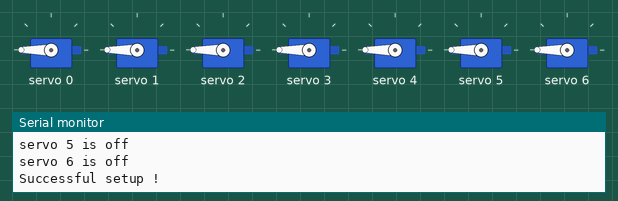
A sketch run on a simulated Arduino Uno, built with avr-gcc and run on an emulated ATmega328P. On the bench: 7 × servo, the last lines printed to the serial monitor.

Above: at 0.05 s.
At 2.25 s:
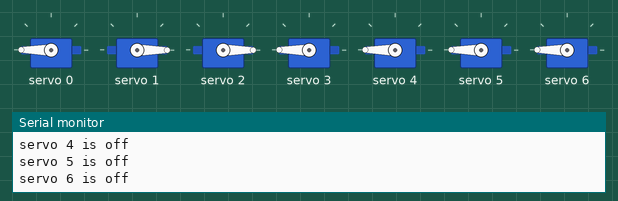
At 4.5 s:
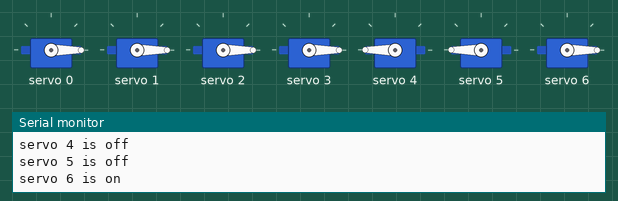
At 9.0 s:
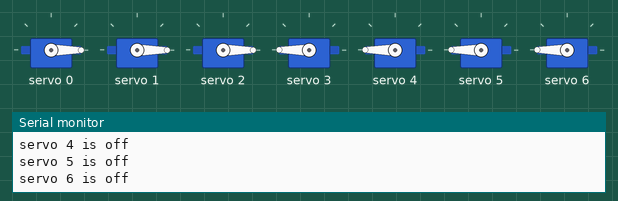
At 13.5 s:
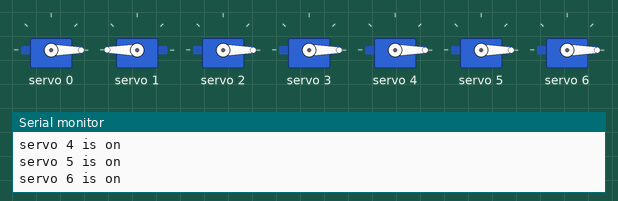
At 18.0 s:
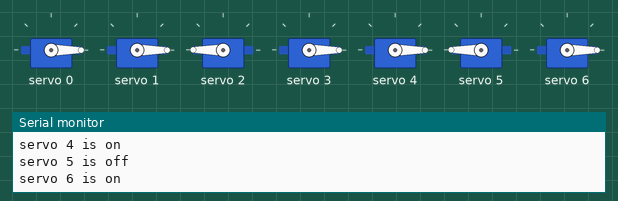
Timing chart, 0 to 20.7 s (numbered marks = the images above):
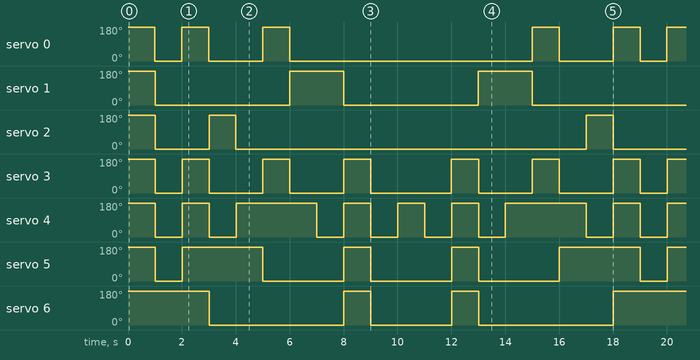

Measured:
- by itself, servo 0: repeats every 18.0 s: 180° 1.0 s, 0° 2.0 s, 180° 1.0 s, 0° 9.0 s, 180° 1.0 s, 0° 2.0 s, 180° 1.0 s, 0° 1.0 s
- by itself, servo 1: 180° → 0° at 1.0 s, → 180° 5.0 s later, → 0° 2.0 s later, → 180° 5.0 s later, … (9 changes in this stretch)
- by itself, servo 2: repeats every 18.0 s: 180° 1.0 s, 0° 13.0 s, 180° 1.0 s, 0° 3.0 s
- by itself, servo 3: repeats every 18.0 s: 2 × (180° 1.0 s, 0° 2.0 s), 180° 1.0 s, 0° 3.0 s, 2 × (180° 1.0 s, 0° 2.0 s), 180° 1.0 s, 0° 1.0 s
- by itself, servo 5: repeats every 18.0 s: 180° 3.0 s, 2 × (0° 3.0 s, 180° 1.0 s), 0° 3.0 s, 180° 3.0 s, 0° 1.0 s
- by itself, servo 6: 180° → 0° at 3.0 s, → 180° 5.0 s later, → 0° 1.0 s later, → 180° 3.0 s later, … (13 changes in this stretch)
- by itself, servo 4: repeats every 18.0 s: 180° 1.0 s, 0° 1.0 s, 180° 3.0 s, 3 × (0° 1.0 s, 180° 1.0 s), 0° 1.0 s, 180° 3.0 s, 0° 1.0 s, 180° 1.0 s, 0° 1.0 s

The sketch:

servo_displayer.ino
```cpp
/*
** PROJECT: TEST 3 - AFFICHEUR 7 SEGMENTS
** TEAM: EPIBOT
*/

/* ========= REQUIRED LIBRAIRIES ============== */
#include <Wire.h>                     // Enables I2C communication
#include <Adafruit_PWMServoDriver.h>  // Control the PCA-9685

// create a PWM controller for the PCA-9685
Adafruit_PWMServoDriver pwm = Adafruit_PWMServoDriver();

#define pulseMin 125 // 0 degree pulse
#define pulseMax 625 // 180 degrees pulse

#define numberOfServos 7

unsigned long previousMillis = 0;
const long interval = 1000; // Interval of 1 second

// boolean-array for active/non-active states of the servos
// when displaying each digit
const bool digitPositions[10][7] =
{
  {1, 1, 1, 1, 1, 1, 0}, // digit 0
  {0, 1, 1, 0, 0, 0, 0}, // digit 1
  {1, 1, 0, 1, 1, 0, 1}, // digit 2
  {1, 1, 1, 1, 0, 0, 1}, // digit 3
  {0, 1, 1, 0, 0, 1, 1}, // digit 4
  {1, 0, 1, 1, 0, 1, 1}, // digit 5
  {1, 0, 1, 1, 1, 1, 1}, // digit 6
  {1, 1, 1, 0, 0, 0, 0}, // digit 7
  {1, 1, 1, 1, 1, 1, 1}, // digit 8
  {1, 1, 1, 1, 0, 1, 1}, // digit 9
};

#define UP 90 // segment up position angle (active state)
#define FLAT 180 // segment flat position angle (non-active state)

// variable to track current digit
unsigned int currentDigit = 0;

void setup()
{
  Serial.begin(115200); // Start the serial monitor at 115200 bauds
  pwm.begin(); // Start the PWM controller
  pwm.setPWMFreq(60); // Set servo frequency at 60 Hz
  // put all servo in non-active mode at the start
  const bool startPos[7] = {0, 0, 0, 0, 0, 0, 0};
  displayDigit(startPos);
  Serial.println("Successful setup !"); // for debugging purposes
}

void loop()
{
  unsigned long currentMillis = millis(); // Get elapsed time
  // control digit order: if false, go from 0 to 9, else, go from 9 to 0
  static bool rewind = false; // display

  // ensure the time interval is respected...
  // action is done every interval seconds
  if (currentMillis - previousMillis >= interval)
  {
    previousMillis = currentMillis; // Save current time
    // print to the serial monitor for debugging
    Serial.print("==="); Serial.print(currentDigit); Serial.println("===");
    // display the current digit
    displayDigit(digitPositions[currentDigit]);

    if (currentDigit >= 9)
      rewind = true; // start counting backwards
    if (!rewind)
      currentDigit++;
    if (rewind && currentDigit > 0)
      currentDigit--;
    if (rewind && !currentDigit)
      rewind = false; // start counting from zero again
  }
}

void displayDigit(const bool array[7])
{
  for (int i = 0; i < numberOfServos; i++)
  {
    if (array[i])
    {
      // print the serial monitor for debugging
      Serial.print("servo "); Serial.print(i); Serial.println(" is on");
      moveServo(i, UP); // move segment up
    }
    else
    {
      // print the serial monitor for debugging
      Serial.print("servo "); Serial.print(i); Serial.println(" is off");
      moveServo(i, FLAT); // lay segment flat
    }
  }
}

void moveServo(int servoNumber, int angle)
{
  int pulse = map(angle, UP, FLAT, pulseMin, pulseMax); // convert angle to pulse
  pwm.setPWM(servoNumber, 0, pulse); // apply pulse to servo
}
```
